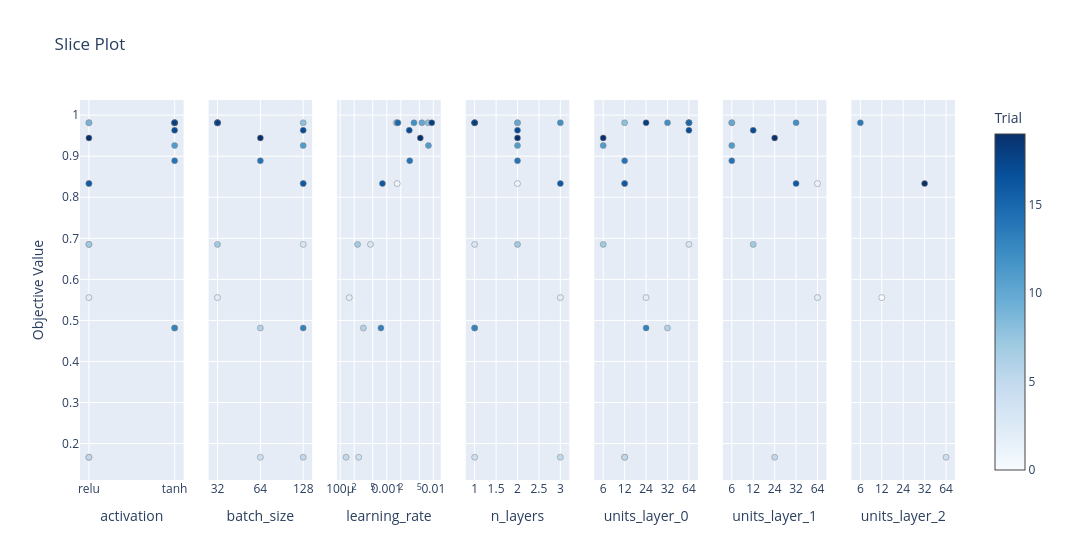

Here is the notebook cell this chart was saved with:
### Code cell
# visualizing Optuna results

optuna.visualization.plot_optimization_history(study)
optuna.visualization.plot_param_importances(study)
optuna.visualization.plot_slice(study)

### Figure 1 — Plotly figure (JSON) as saved in the notebook; plotly's stock layout.template omitted (floating-point values rounded to 4 significant figures)
{"data": [{"marker": {"color": [0, 1, 2, 3, 4, 5, 6, 7, 8, 9, 10, 11, 12, 13, 14, 15, 16, 17, 18, 19], "colorbar": {"title": {"text": "Trial"}, "x": 1, "xpad": 40}, "colorscale": [[0, "rgb(247,251,255)"], [0.125, "rgb(222,235,247)"], [0.25, "rgb(198,219,239)"], [0.375, "rgb(158,202,225)"], [0.5, "rgb(107,174,214)"], [0.625, "rgb(66,146,198)"], [0.75, "rgb(33,113,181)"], [0.875, "rgb(8,81,156)"], [1, "rgb(8,48,107)"]], "line": {"color": "Grey", "width": 0.5}, "showscale": true}, "mode": "markers", "name": "Feasible Trial", "showlegend": false, "type": "scatter", "x": ["relu", "relu", "relu", "relu", "relu", "relu", "tanh", "relu", "tanh", "relu", "tanh", "tanh", "tanh", "tanh", "tanh", "tanh", "relu", "tanh", "tanh", "relu"], "xaxis": "x", "y": [0.9815, 0.8333, 0.5556, 0.6852, 0.1667, 0.1667, 0.4815, 0.6852, 0.9815, 0.9815, 0.9815, 0.9259, 0.9815, 0.4815, 0.8889, 0.9815, 0.8333, 0.963, 0.9815, 0.9444], "yaxis": "y"}, {"marker": {"color": [0, 1, 2, 3, 4, 5, 6, 7, 8, 9, 10, 11, 12, 13, 14, 15, 16, 17, 18, 19], "colorbar": {"title": {"text": "Trial"}, "x": 1, "xpad": 40}, "colorscale": [[0, "rgb(247,251,255)"], [0.125, "rgb(222,235,247)"], [0.25, "rgb(198,219,239)"], [0.375, "rgb(158,202,225)"], [0.5, "rgb(107,174,214)"], [0.625, "rgb(66,146,198)"], [0.75, "rgb(33,113,181)"], [0.875, "rgb(8,81,156)"], [1, "rgb(8,48,107)"]], "line": {"color": "Grey", "width": 0.5}, "showscale": false}, "mode": "markers", "name": "Feasible Trial", "showlegend": false, "type": "scatter", "x": [32, 128, 32, 128, 64, 128, 64, 32, 128, 32, 32, 128, 32, 128, 64, 32, 128, 128, 32, 64], "xaxis": "x2", "y": [0.9815, 0.8333, 0.5556, 0.6852, 0.1667, 0.1667, 0.4815, 0.6852, 0.9815, 0.9815, 0.9815, 0.9259, 0.9815, 0.4815, 0.8889, 0.9815, 0.8333, 0.963, 0.9815, 0.9444], "yaxis": "y2"}, {"marker": {"color": [0, 1, 2, 3, 4, 5, 6, 7, 8, 9, 10, 11, 12, 13, 14, 15, 16, 17, 18, 19], "colorbar": {"title": {"text": "Trial"}, "x": 1, "xpad": 40}, "colorscale": [[0, "rgb(247,251,255)"], [0.125, "rgb(222,235,247)"], [0.25, "rgb(198,219,239)"], [0.375, "rgb(158,202,225)"], [0.5, "rgb(107,174,214)"], [0.625, "rgb(66,146,198)"], [0.75, "rgb(33,113,181)"], [0.875, "rgb(8,81,156)"], [1, "rgb(8,48,107)"]], "line": {"color": "Grey", "width": 0.5}, "showscale": false}, "mode": "markers", "name": "Feasible Trial", "showlegend": false, "type": "scatter", "x": [0.001575, 0.001674, 0.0001568, 0.0004474, 0.0002497, 0.000134, 0.0003152, 0.0002361, 0.007688, 0.001656, 0.005654, 0.007833, 0.003831, 0.000749, 0.003107, 0.001731, 0.0008076, 0.003036, 0.009234, 0.00524], "xaxis": "x3", "y": [0.9815, 0.8333, 0.5556, 0.6852, 0.1667, 0.1667, 0.4815, 0.6852, 0.9815, 0.9815, 0.9815, 0.9259, 0.9815, 0.4815, 0.8889, 0.9815, 0.8333, 0.963, 0.9815, 0.9444], "yaxis": "y3"}, {"marker": {"color": [0, 1, 2, 3, 4, 5, 6, 7, 8, 9, 10, 11, 12, 13, 14, 15, 16, 17, 18, 19], "colorbar": {"title": {"text": "Trial"}, "x": 1, "xpad": 40}, "colorscale": [[0, "rgb(247,251,255)"], [0.125, "rgb(222,235,247)"], [0.25, "rgb(198,219,239)"], [0.375, "rgb(158,202,225)"], [0.5, "rgb(107,174,214)"], [0.625, "rgb(66,146,198)"], [0.75, "rgb(33,113,181)"], [0.875, "rgb(8,81,156)"], [1, "rgb(8,48,107)"]], "line": {"color": "Grey", "width": 0.5}, "showscale": false}, "mode": "markers", "name": "Feasible Trial", "showlegend": false, "type": "scatter", "x": [2, 2, 3, 1, 1, 3, 1, 2, 1, 1, 2, 2, 3, 1, 2, 1, 3, 2, 1, 2], "xaxis": "x4", "y": [0.9815, 0.8333, 0.5556, 0.6852, 0.1667, 0.1667, 0.4815, 0.6852, 0.9815, 0.9815, 0.9815, 0.9259, 0.9815, 0.4815, 0.8889, 0.9815, 0.8333, 0.963, 0.9815, 0.9444], "yaxis": "y4"}, {"marker": {"color": [0, 1, 2, 3, 4, 5, 6, 7, 8, 9, 10, 11, 12, 13, 14, 15, 16, 17, 18, 19], "colorbar": {"title": {"text": "Trial"}, "x": 1, "xpad": 40}, "colorscale": [[0, "rgb(247,251,255)"], [0.125, "rgb(222,235,247)"], [0.25, "rgb(198,219,239)"], [0.375, "rgb(158,202,225)"], [0.5, "rgb(107,174,214)"], [0.625, "rgb(66,146,198)"], [0.75, "rgb(33,113,181)"], [0.875, "rgb(8,81,156)"], [1, "rgb(8,48,107)"]], "line": {"color": "Grey", "width": 0.5}, "showscale": false}, "mode": "markers", "name": "Feasible Trial", "showlegend": false, "type": "scatter", "x": [64, 12, 24, 64, 12, 12, 32, 6, 12, 64, 64, 6, 32, 24, 12, 64, 12, 64, 24, 6], "xaxis": "x5", "y": [0.9815, 0.8333, 0.5556, 0.6852, 0.1667, 0.1667, 0.4815, 0.6852, 0.9815, 0.9815, 0.9815, 0.9259, 0.9815, 0.4815, 0.8889, 0.9815, 0.8333, 0.963, 0.9815, 0.9444], "yaxis": "y5"}, {"marker": {"color": [0, 1, 2, 5, 7, 10, 11, 12, 14, 16, 17, 19], "colorbar": {"title": {"text": "Trial"}, "x": 1, "xpad": 40}, "colorscale": [[0, "rgb(247,251,255)"], [0.125, "rgb(222,235,247)"], [0.25, "rgb(198,219,239)"], [0.375, "rgb(158,202,225)"], [0.5, "rgb(107,174,214)"], [0.625, "rgb(66,146,198)"], [0.75, "rgb(33,113,181)"], [0.875, "rgb(8,81,156)"], [1, "rgb(8,48,107)"]], "line": {"color": "Grey", "width": 0.5}, "showscale": false}, "mode": "markers", "name": "Feasible Trial", "showlegend": false, "type": "scatter", "x": [6, 64, 64, 24, 12, 6, 6, 32, 6, 32, 12, 24], "xaxis": "x6", "y": [0.9815, 0.8333, 0.5556, 0.1667, 0.6852, 0.9815, 0.9259, 0.9815, 0.8889, 0.8333, 0.963, 0.9444], "yaxis": "y6"}, {"marker": {"color": [2, 5, 12, 16], "colorbar": {"title": {"text": "Trial"}, "x": 1, "xpad": 40}, "colorscale": [[0, "rgb(247,251,255)"], [0.125, "rgb(222,235,247)"], [0.25, "rgb(198,219,239)"], [0.375, "rgb(158,202,225)"], [0.5, "rgb(107,174,214)"], [0.625, "rgb(66,146,198)"], [0.75, "rgb(33,113,181)"], [0.875, "rgb(8,81,156)"], [1, "rgb(8,48,107)"]], "line": {"color": "Grey", "width": 0.5}, "showscale": false}, "mode": "markers", "name": "Feasible Trial", "showlegend": false, "type": "scatter", "x": [12, 64, 6, 32], "xaxis": "x7", "y": [0.5556, 0.1667, 0.9815, 0.8333], "yaxis": "y7"}], "layout": {"title": {"text": "Slice Plot"}, "width": 2100, "xaxis": {"anchor": "y", "categoryarray": ["relu", "tanh"], "categoryorder": "array", "domain": [0, 0.1184], "title": {"text": "activation"}, "type": "category"}, "xaxis2": {"anchor": "y2", "categoryarray": [32, 64, 128], "categoryorder": "array", "domain": [0.1469, 0.2653], "title": {"text": "batch_size"}, "type": "category"}, "xaxis3": {"anchor": "y3", "domain": [0.2939, 0.4122], "title": {"text": "learning_rate"}, "type": "log"}, "xaxis4": {"anchor": "y4", "domain": [0.4408, 0.5592], "title": {"text": "n_layers"}}, "xaxis5": {"anchor": "y5", "categoryarray": [6, 12, 24, 32, 64], "categoryorder": "array", "domain": [0.5878, 0.7061], "title": {"text": "units_layer_0"}, "type": "category"}, "xaxis6": {"anchor": "y6", "categoryarray": [6, 12, 24, 32, 64], "categoryorder": "array", "domain": [0.7347, 0.8531], "title": {"text": "units_layer_1"}, "type": "category"}, "xaxis7": {"anchor": "y7", "categoryarray": [6, 12, 24, 32, 64], "categoryorder": "array", "domain": [0.8816, 1.0], "title": {"text": "units_layer_2"}, "type": "category"}, "yaxis": {"anchor": "x", "domain": [0, 1], "title": {"text": "Objective Value"}}, "yaxis2": {"anchor": "x2", "domain": [0, 1], "matches": "y", "showticklabels": false}, "yaxis3": {"anchor": "x3", "domain": [0, 1], "matches": "y", "showticklabels": false}, "yaxis4": {"anchor": "x4", "domain": [0, 1], "matches": "y", "showticklabels": false}, "yaxis5": {"anchor": "x5", "domain": [0, 1], "matches": "y", "showticklabels": false}, "yaxis6": {"anchor": "x6", "domain": [0, 1], "matches": "y", "showticklabels": false}, "yaxis7": {"anchor": "x7", "domain": [0, 1], "matches": "y", "showticklabels": false}}}
